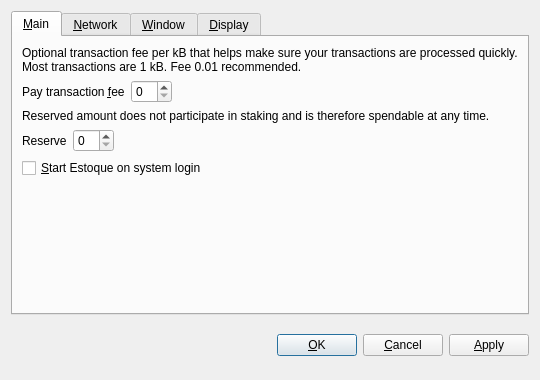
<?xml version="1.0" encoding="UTF-8"?>
<ui version="4.0">
 <class>OptionsDialog</class>
 <widget class="QDialog" name="OptionsDialog">
  <property name="geometry">
   <rect>
    <x>0</x>
    <y>0</y>
    <width>540</width>
    <height>380</height>
   </rect>
  </property>
  <property name="windowTitle">
   <string>Options</string>
  </property>
  <property name="modal">
   <bool>true</bool>
  </property>
  <layout class="QVBoxLayout" name="verticalLayout">
   <item>
    <widget class="QTabWidget" name="tabWidget">
     <property name="tabPosition">
      <enum>QTabWidget::North</enum>
     </property>
     <property name="currentIndex">
      <number>0</number>
     </property>
     <widget class="QWidget" name="tabMain">
      <attribute name="title">
       <string>&amp;Main</string>
      </attribute>
      <layout class="QVBoxLayout" name="verticalLayout_Main">
       <item>
        <widget class="QLabel" name="transactionFeeInfoLabel">
         <property name="text">
          <string>Optional transaction fee per kB that helps make sure your transactions are processed quickly. Most transactions are 1 kB. Fee 0.01 recommended.</string>
         </property>
         <property name="textFormat">
          <enum>Qt::PlainText</enum>
         </property>
         <property name="wordWrap">
          <bool>true</bool>
         </property>
        </widget>
       </item>
       <item>
        <layout class="QHBoxLayout" name="horizontalLayoutFee">
         <item>
          <widget class="QLabel" name="transactionFeeLabel">
           <property name="text">
            <string>Pay transaction &amp;fee</string>
           </property>
           <property name="textFormat">
            <enum>Qt::PlainText</enum>
           </property>
           <property name="buddy">
            <cstring>transactionFee</cstring>
           </property>
          </widget>
         </item>
         <item>
          <widget class="BitcoinAmountField" name="transactionFee"/>
         </item>
         <item>
          <spacer name="horizontalSpacerFee">
           <property name="orientation">
            <enum>Qt::Horizontal</enum>
           </property>
           <property name="sizeHint" stdset="0">
            <size>
             <width>40</width>
             <height>20</height>
            </size>
           </property>
          </spacer>
         </item>
        </layout>
       </item>
       <item>
        <widget class="QLabel" name="reserveBalanceInfoLabel">
         <property name="text">
          <string>Reserved amount does not participate in staking and is therefore spendable at any time.</string>
         </property>
         <property name="textFormat">
          <enum>Qt::PlainText</enum>
         </property>
         <property name="wordWrap">
          <bool>true</bool>
         </property>
        </widget>
       </item>
       <item>
        <layout class="QHBoxLayout" name="horizontalLayoutReserveBalance">
         <item>
          <widget class="QLabel" name="reserveBalanceLabel">
           <property name="text">
            <string>Reserve</string>
           </property>
           <property name="textFormat">
            <enum>Qt::PlainText</enum>
           </property>
           <property name="buddy">
            <cstring>reserveBalance</cstring>
           </property>
          </widget>
         </item>
         <item>
          <widget class="BitcoinAmountField" name="reserveBalance"/>
         </item>
         <item>
          <spacer name="horizontalSpacerReserveBalance">
           <property name="orientation">
            <enum>Qt::Horizontal</enum>
           </property>
           <property name="sizeHint" stdset="0">
            <size>
             <width>40</width>
             <height>20</height>
            </size>
           </property>
          </spacer>
         </item>
        </layout>
       </item>
       <item>
        <widget class="QCheckBox" name="bitcoinAtStartup">
         <property name="toolTip">
          <string>Automatically start Estoque after logging in to the system.</string>
         </property>
         <property name="text">
          <string>&amp;Start Estoque on system login</string>
         </property>
        </widget>
       </item>
       <item>
        <spacer name="verticalSpacer_Main">
         <property name="orientation">
          <enum>Qt::Vertical</enum>
         </property>
         <property name="sizeHint" stdset="0">
          <size>
           <width>20</width>
           <height>40</height>
          </size>
         </property>
        </spacer>
       </item>
      </layout>
     </widget>
     <widget class="QWidget" name="tabNetwork">
      <attribute name="title">
       <string>&amp;Network</string>
      </attribute>
      <layout class="QVBoxLayout" name="verticalLayout_Network">
       <item>
        <widget class="QCheckBox" name="mapPortUpnp">
         <property name="toolTip">
          <string>Automatically open the Estoque client port on the router. This only works when your router supports UPnP and it is enabled.</string>
         </property>
         <property name="text">
          <string>Map port using &amp;UPnP</string>
         </property>
        </widget>
       </item>
       <item>
        <widget class="QCheckBox" name="connectSocks">
         <property name="toolTip">
          <string>Connect to the Estoque network through a SOCKS5 proxy (e.g. when connecting through Tor).</string>
         </property>
         <property name="text">
          <string>&amp;Connect through SOCKS5 proxy:</string>
         </property>
        </widget>
       </item>
       <item>
        <layout class="QHBoxLayout" name="horizontalLayout_Network">
         <item>
          <widget class="QLabel" name="proxyIpLabel">
           <property name="text">
            <string>Proxy &amp;IP:</string>
           </property>
           <property name="textFormat">
            <enum>Qt::PlainText</enum>
           </property>
           <property name="buddy">
            <cstring>proxyIp</cstring>
           </property>
          </widget>
         </item>
         <item>
          <widget class="QValidatedLineEdit" name="proxyIp">
           <property name="maximumSize">
            <size>
             <width>140</width>
             <height>16777215</height>
            </size>
           </property>
           <property name="toolTip">
            <string>IP address of the proxy (e.g. 127.0.0.1)</string>
           </property>
          </widget>
         </item>
         <item>
          <widget class="QLabel" name="proxyPortLabel">
           <property name="text">
            <string>&amp;Port:</string>
           </property>
           <property name="textFormat">
            <enum>Qt::PlainText</enum>
           </property>
           <property name="buddy">
            <cstring>proxyPort</cstring>
           </property>
          </widget>
         </item>
         <item>
          <widget class="QLineEdit" name="proxyPort">
           <property name="maximumSize">
            <size>
             <width>55</width>
             <height>16777215</height>
            </size>
           </property>
           <property name="toolTip">
            <string>Port of the proxy (e.g. 9050)</string>
           </property>
          </widget>
         </item>
         <item>
          <spacer name="horizontalSpacer_Network">
           <property name="orientation">
            <enum>Qt::Horizontal</enum>
           </property>
           <property name="sizeHint" stdset="0">
            <size>
             <width>40</width>
             <height>20</height>
            </size>
           </property>
          </spacer>
         </item>
        </layout>
       </item>
       <item>
        <spacer name="verticalSpacer_Network">
         <property name="orientation">
          <enum>Qt::Vertical</enum>
         </property>
         <property name="sizeHint" stdset="0">
          <size>
           <width>20</width>
           <height>40</height>
          </size>
         </property>
        </spacer>
       </item>
      </layout>
     </widget>
     <widget class="QWidget" name="tabWindow">
      <attribute name="title">
       <string>&amp;Window</string>
      </attribute>
      <layout class="QVBoxLayout" name="verticalLayout_Window">
       <item>
        <widget class="QCheckBox" name="minimizeToTray">
         <property name="toolTip">
          <string>Show only a tray icon after minimizing the window.</string>
         </property>
         <property name="text">
          <string>&amp;Minimize to the tray instead of the taskbar</string>
         </property>
        </widget>
       </item>
       <item>
        <widget class="QCheckBox" name="minimizeOnClose">
         <property name="toolTip">
          <string>Minimize instead of exit the application when the window is closed. When this option is enabled, the application will be closed only after selecting Quit in the menu.</string>
         </property>
         <property name="text">
          <string>M&amp;inimize on close</string>
         </property>
        </widget>
       </item>
       <item>
        <spacer name="verticalSpacer_Window">
         <property name="orientation">
          <enum>Qt::Vertical</enum>
         </property>
         <property name="sizeHint" stdset="0">
          <size>
           <width>20</width>
           <height>40</height>
          </size>
         </property>
        </spacer>
       </item>
      </layout>
     </widget>
     <widget class="QWidget" name="tabDisplay">
      <attribute name="title">
       <string>&amp;Display</string>
      </attribute>
      <layout class="QVBoxLayout" name="verticalLayout_Display">
       <item>
        <layout class="QHBoxLayout" name="horizontalLayout_1_Display">
         <item>
          <widget class="QLabel" name="langLabel">
           <property name="text">
            <string>User Interface &amp;language:</string>
           </property>
           <property name="textFormat">
            <enum>Qt::PlainText</enum>
           </property>
           <property name="buddy">
            <cstring>lang</cstring>
           </property>
          </widget>
         </item>
         <item>
          <widget class="QValueComboBox" name="lang">
           <property name="toolTip">
            <string>The user interface language can be set here. This setting will take effect after restarting Estoque.</string>
           </property>
          </widget>
         </item>
        </layout>
       </item>
       <item>
        <layout class="QHBoxLayout" name="horizontalLayout_2_Display">
         <item>
          <widget class="QLabel" name="unitLabel">
           <property name="text">
            <string>&amp;Unit to show amounts in:</string>
           </property>
           <property name="textFormat">
            <enum>Qt::PlainText</enum>
           </property>
           <property name="buddy">
            <cstring>unit</cstring>
           </property>
          </widget>
         </item>
         <item>
          <widget class="QValueComboBox" name="unit">
           <property name="toolTip">
            <string>Choose the default subdivision unit to show in the interface and when sending coins.</string>
           </property>
          </widget>
         </item>
        </layout>
       </item>
       <item>
        <widget class="QCheckBox" name="coinControlFeatures">
         <property name="toolTip">
          <string>Whether to show coin control features or not.</string>
         </property>
         <property name="text">
          <string>Display coin &amp;control features (experts only!)</string>
         </property>
        </widget>
       </item>
       <item>
        <widget class="QCheckBox" name="useBlackTheme">
         <property name="text">
          <string>Use black visual theme (requires restart)</string>
         </property>
        </widget>
       </item>
       <item>
        <spacer name="verticalSpacer_Display">
         <property name="orientation">
          <enum>Qt::Vertical</enum>
         </property>
         <property name="sizeHint" stdset="0">
          <size>
           <width>20</width>
           <height>40</height>
          </size>
         </property>
        </spacer>
       </item>
      </layout>
     </widget>
    </widget>
   </item>
   <item>
    <layout class="QHBoxLayout" name="horizontalLayout_Buttons">
     <item>
      <spacer name="horizontalSpacer_1">
       <property name="orientation">
        <enum>Qt::Horizontal</enum>
       </property>
       <property name="sizeHint" stdset="0">
        <size>
         <width>40</width>
         <height>48</height>
        </size>
       </property>
      </spacer>
     </item>
     <item>
      <widget class="QLabel" name="statusLabel">
       <property name="font">
        <font>
         <weight>75</weight>
         <bold>true</bold>
        </font>
       </property>
       <property name="text">
        <string/>
       </property>
       <property name="textFormat">
        <enum>Qt::PlainText</enum>
       </property>
       <property name="wordWrap">
        <bool>true</bool>
       </property>
      </widget>
     </item>
     <item>
      <spacer name="horizontalSpacer_2">
       <property name="orientation">
        <enum>Qt::Horizontal</enum>
       </property>
       <property name="sizeHint" stdset="0">
        <size>
         <width>40</width>
         <height>48</height>
        </size>
       </property>
      </spacer>
     </item>
     <item>
      <widget class="QPushButton" name="okButton">
       <property name="text">
        <string>&amp;OK</string>
       </property>
      </widget>
     </item>
     <item>
      <widget class="QPushButton" name="cancelButton">
       <property name="text">
        <string>&amp;Cancel</string>
       </property>
       <property name="autoDefault">
        <bool>false</bool>
       </property>
      </widget>
     </item>
     <item>
      <widget class="QPushButton" name="applyButton">
       <property name="text">
        <string>&amp;Apply</string>
       </property>
       <property name="autoDefault">
        <bool>false</bool>
       </property>
      </widget>
     </item>
    </layout>
   </item>
  </layout>
 </widget>
 <customwidgets>
  <customwidget>
   <class>BitcoinAmountField</class>
   <extends>QSpinBox</extends>
   <header>bitcoinamountfield.h</header>
  </customwidget>
  <customwidget>
   <class>QValueComboBox</class>
   <extends>QComboBox</extends>
   <header>qvaluecombobox.h</header>
  </customwidget>
  <customwidget>
   <class>QValidatedLineEdit</class>
   <extends>QLineEdit</extends>
   <header>qvalidatedlineedit.h</header>
  </customwidget>
 </customwidgets>
 <resources/>
 <connections/>
</ui>
